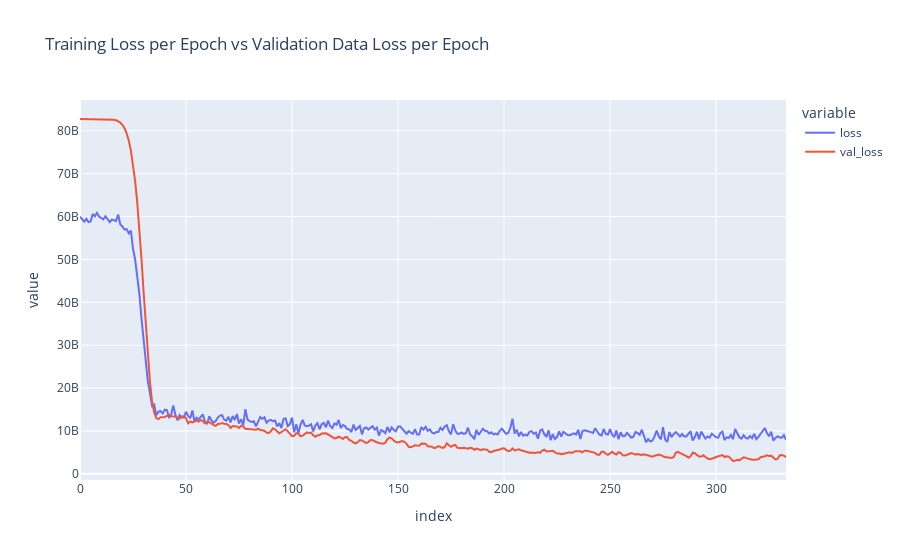

Source (notebook cell):
### Code cell
fig = px.line(losses,title='Training Loss per Epoch vs Validation Data Loss per Epoch')
fig.show()

### Figure 1 — Plotly figure (JSON) as saved in the notebook; plotly's stock layout.template omitted (floating-point values rounded to 4 significant figures; data arrays with more than 128 entries replaced by an {"elided": "..."} marker saying what was removed)
{"data": [{"hovertemplate": "variable=loss<br>index=%{x}<br>value=%{y}<extra></extra>", "legendgroup": "loss", "line": {"color": "#636efa", "dash": "solid"}, "marker": {"symbol": "circle"}, "mode": "lines", "name": "loss", "orientation": "v", "showlegend": true, "type": "scatter", "x": {"elided": "334 int values"}, "xaxis": "x", "y": {"elided": "334 int values"}, "yaxis": "y"}, {"hovertemplate": "variable=val_loss<br>index=%{x}<br>value=%{y}<extra></extra>", "legendgroup": "val_loss", "line": {"color": "#EF553B", "dash": "solid"}, "marker": {"symbol": "circle"}, "mode": "lines", "name": "val_loss", "orientation": "v", "showlegend": true, "type": "scatter", "x": {"elided": "334 int values"}, "xaxis": "x", "y": {"elided": "334 int values"}, "yaxis": "y"}], "layout": {"legend": {"title": {"text": "variable"}, "tracegroupgap": 0}, "title": {"text": "Training Loss per Epoch vs Validation Data Loss per Epoch"}, "xaxis": {"anchor": "y", "domain": [0, 1], "title": {"text": "index"}}, "yaxis": {"anchor": "x", "domain": [0, 1], "title": {"text": "value"}}}}
